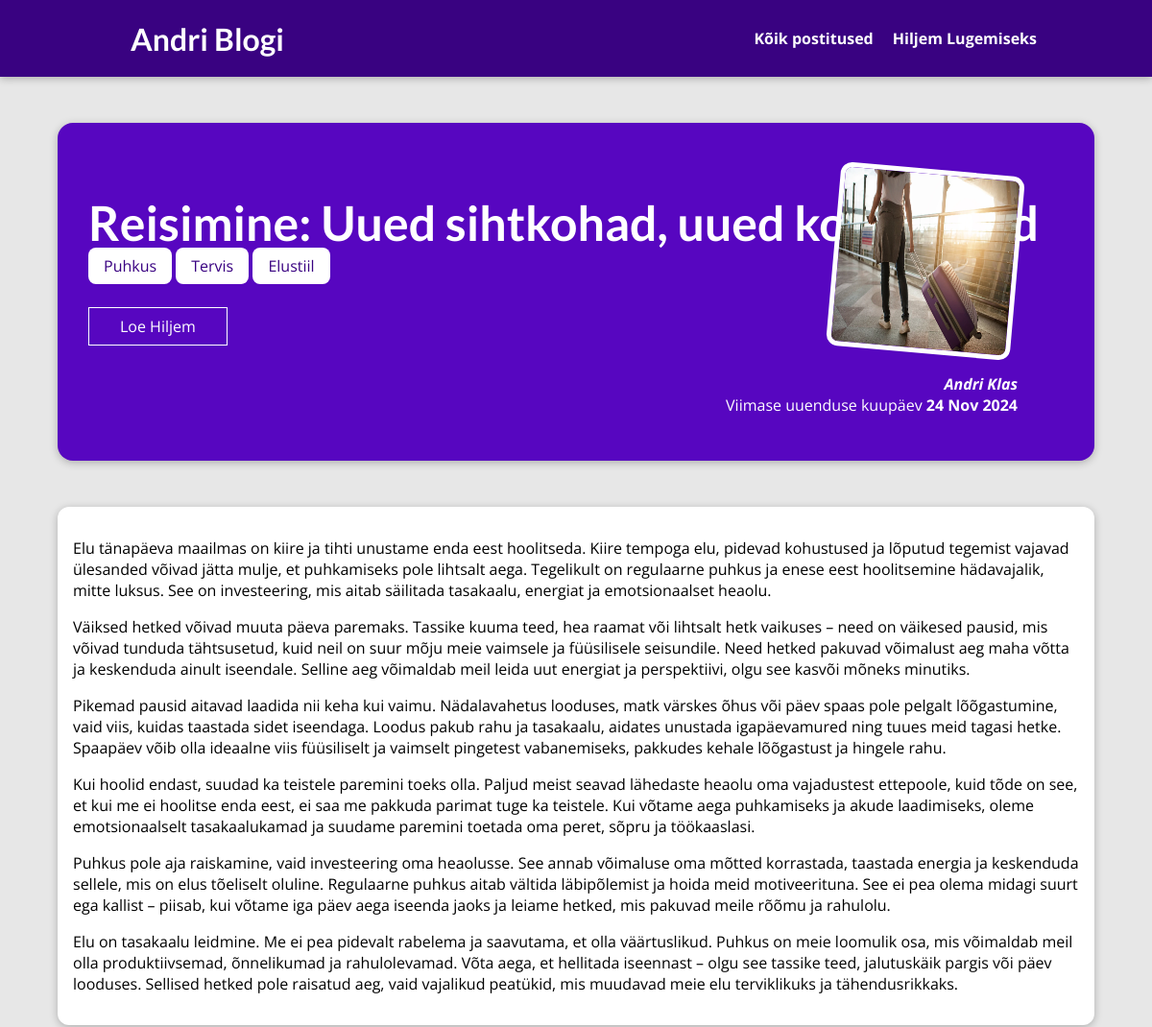
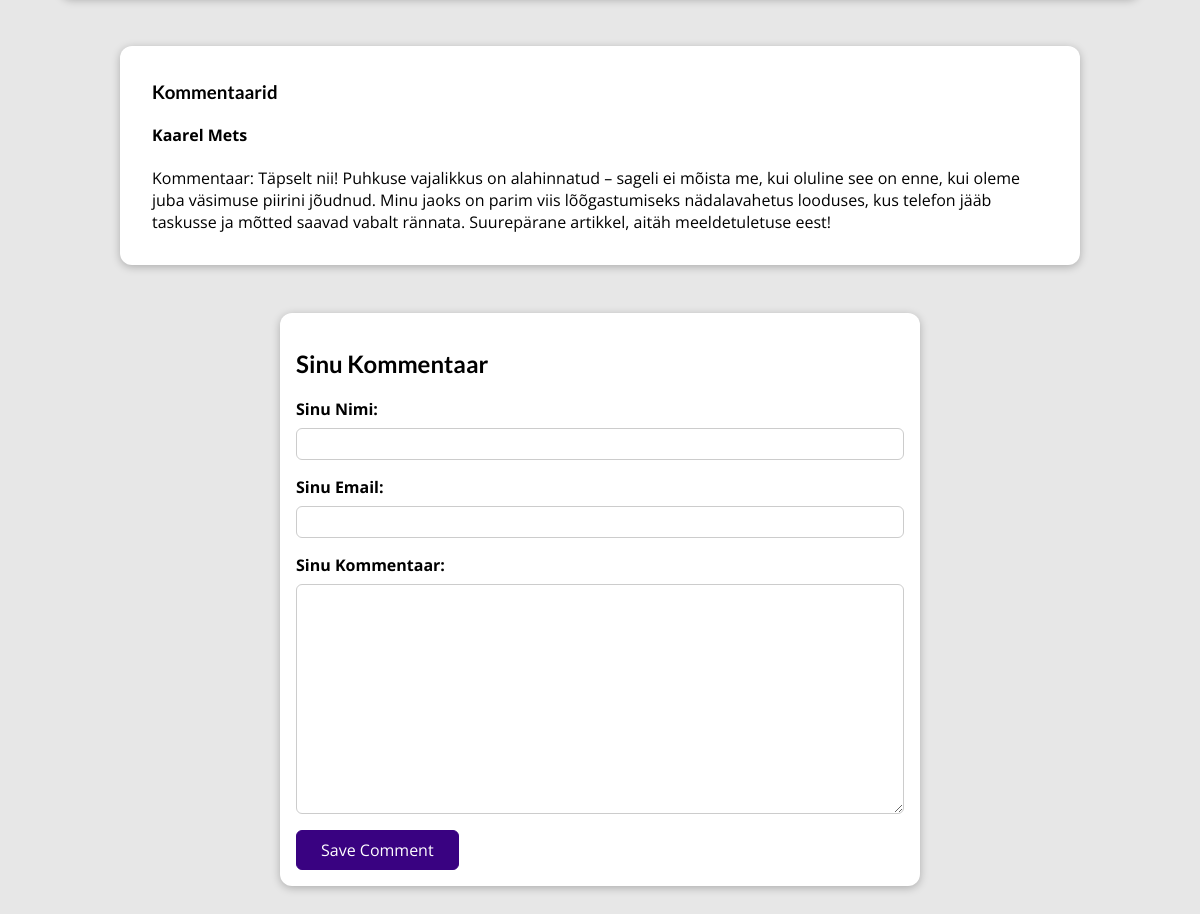
The app's page /posts/reisimine-uued-sihtkohad-uued-kogemused with its own data (2 pictures, top to bottom).
### blog/models.py (models this page shows, shortened)
class Post(models.Model):
    title = models.CharField(max_length=100)
    exerpt = models.CharField(max_length=200)
    image = models.ImageField(upload_to='posts/', null=True)
    Date = models.DateField(auto_now=True)
    slug = models.SlugField(unique=True, db_index=True)
    content = models.TextField(validators=[MinLengthValidator(10)])
    author = models.ForeignKey(Author, on_delete=models.SET_NULL, null=True, related_name='posts')
    tags = models.ManyToManyField(Tag, related_name='posts')

class Tag(models.Model):
    caption = models.CharField(max_length=50)

class Author(models.Model):
    first_name = models.CharField(max_length=100)
    last_name = models.CharField(max_length=100)
    email_address = models.EmailField()
    def full_name(self):
        return f"{self.first_name} {self.last_name}"
    def __str__(self):
        return self.full_name()

class Comment(models.Model):
    user_name = models.CharField(max_length=100)
    user_email = models.EmailField()
    text = models.TextField(max_length=400)
    post = models.ForeignKey(Post, on_delete=models.CASCADE, related_name='comments')

### blog/views.py (the view, shortened to what this page needs)
# urls.py: path("posts/<slug:slug>", views.Post_Detail.as_view(), name="post-detail-page"),
class Post_Detail(View):
    def is_stored_post(self, request, post_id):
        stored_posts = request.session.get("stored_posts")
        if stored_posts is not None:
            is_saved_for_later = post_id in stored_posts
        else:
            is_saved_for_later = False
        return is_saved_for_later
    def get(self, request, slug):
        post = Post.objects.get(slug=slug)
        context = {
            "post": post,
            "post_tags": post.tags.all(),
            "comment_form": CommentForm(),
            "comments": post.comments.all().order_by("-id"),
            "saved_for_later": self.is_stored_post(request, post.id),
        }
        return render(request, "blog/post-detail.html", context)

### blog/forms.py
class CommentForm(forms.ModelForm):
    class Meta:
        model = Comment
        exclude = ['post']
        labels = {
            "user_name": "Sinu Nimi",
            "user_email": "Sinu Email",
            "text": "Sinu Kommentaar",
        }

### blog/templates/blog/post-detail.html (shortened to what this page needs)
{%extends "base.html"%}
{%load static%}
{%block css_files%}
<link rel="stylesheet" href="{%static "blog/post-detail.css" %}" />
{%endblock%}
{%block content%}
<section id="summary">
  <h2>{{post.title}}</h2>
  <div>
    {%for tag in post_tags%}
    <span class="tag">{{tag.caption}}</span>
    {%endfor%}
  </div>
<form action="{%url "read-later"%}" method="POST">
  <div id="read-later">
    <button>
      {%if saved_for_later%}
      Eemalda "Hiljem Lugemiseks" Nimekirjast
      {%else%}
      Loe Hiljem
      {%endif%}
    </button>
  </div>
</form>
  <article>
    <img src="{{ post.image.url }}" alt="{{post.title}}" />
    <address><a href="mailto: {{post.author.email_address}}">{{post.author}}</a></address>
    <div>Viimase uuenduse kuupäev <time>{{ post.Date|date:"d M Y"}}</time></div>
  </article>
</section>
<main>
  {{post.content|linebreaks}}
</main>
<section id="comments" class="comments-section">
  <h3>Kommentaarid</h3>
  <ul>
    {% for comment in comments %}
    <li class="comment-item">
      <h4 class="comment-author">{{ comment.user_name }}</h4>
      <div class="comment-body">
        <p>{{ comment.text|linebreaks }}</p>
      </div>
    </li>
    {% endfor %}
  </ul>
</section>
<section id="comment-form">
  <h2>Sinu Kommentaar</h2>
  <form method="post" action="{% url 'post-detail-page' post.slug %}">
    {% for form_field in comment_form %}
    <div class="form-control{% if form_field.errors %} invalid{% endif %}">
      {{ form_field.label_tag }}
      {{ form_field }}
    </div>
    {% endfor %}
    <button>Save Comment</button>
  </form>
</section>
{% endblock %}

### static/app.css (style rules this page uses)
* { box-sizing: border-box; }
html { font-family: 'Open Sans', 'Lato', sans-serif; }
body { margin: 0; }
h1, h2, h3 { font-family: 'Lato', sans-serif; font-weight: bold; }

### blog/static/blog/post-detail.css (style rules this page uses)
body { background-color: #e7e7e7; }
#summary { margin: 8rem auto 3rem auto; padding: 2rem; width: 90%; max-width: 90rem; border-radius: 16px; background-color: #5706c0; position: relative; box-shadow: 0 2px 8px rgba(0, 0, 0, 0.25); height: 22rem; }
#summary h2 { color: white; font-size: 4.5rem; margin-bottom: 0.25rem; font-size: 50px; }
#summary article { position: absolute; top: 2rem; right: 3rem; padding: 1rem 2rem; border-radius: 12px; text-align: right; color: white; }
#summary article img { width: 12rem; height: 12rem; border-radius: 12px; transform: rotateZ(5deg); border: 5px solid white; margin-bottom: 1rem; }
#summary address { font-weight: bold; }
#summary a { color: white; text-decoration: none; }
#summary time { font-weight: bold; }
#read-later { margin: 2rem 0; }
#read-later button { background-color: transparent; border: 1px solid white; padding: 0.5rem 2rem; font: inherit; color: white; cursor: pointer; }
main { width: 90%; max-width: 90rem; margin: 3rem auto; background-color: white; padding: 1rem; border-radius: 12px; box-shadow: 0 2px 8px rgba(0, 0, 0, 0.25); }
.tag { background-color: white; color: #390281; padding: 0.5rem 1rem; border-radius: 8px; }
#comment-form { margin: 3rem auto; width: 90%; max-width: 40rem; border-radius: 12px; background-color: white; box-shadow: 0 2px 8px rgba(0, 0, 0, 0.25); padding: 1rem; }
#comment-form button { font: inherit; background-color: #390281; color: white; border: 1px solid #390281; padding: 0.5rem 1.5rem; border-radius: 6px; cursor: pointer; }
.form-control { margin-bottom: 1rem; }
.form-control label { font-weight: bold; margin-bottom: 0.5rem; display: block; }
.form-control input, .form-control textarea { display: block; width: 100%; font: inherit; padding: 0.25rem; border-radius: 6px; border: 1px solid #ccc; }
#comments { margin: 3rem auto; width: 90%; max-width: 60rem; border-radius: 12px; background-color: white; box-shadow: 0 2px 8px rgba(0, 0, 0, 0.25); padding: 1rem 2rem; }
#comments ul { list-style: none; margin: 0; padding: 0; }
#comments li { margin-bottom: 1rem; border-bottom: 2px solid #ccc; }
#comments li:last-of-type { border-bottom: none; }

### records on screen
Post: title "Reisimine: Uued sihtkohad, uued kogemused", image (picture), author "Andri Klas", Date "24 Nov 2024", content "Elu tänapäeva maailmas on kiire ja tihti unustame enda eest hoolitseda. Kiire tempoga elu, pidevad kohustused ja lõputud tegemist vajavad ülesanded võivad jätta mulje, et puhkamiseks pole lihtsalt aega. Tegelikult on regulaarne puhkus ja enese eest hoolitsemine hädavajalik, mitte luksus. See on investeering, mis aitab säilitada tasakaalu, energiat ja emotsionaalset heaolu. Väiksed hetked võivad muuta päeva paremaks. Tassike kuuma teed, hea raamat või lihtsalt hetk vaikuses – need on väikesed pausid, mis võivad tunduda tähtsusetud, kuid neil on suur mõju meie vaimsele ja füüsilisele seisundile. Need hetked pakuvad võimalust aeg maha võtta ja keskenduda ainult iseendale. Selline aeg võimaldab…"
Tag: caption "Puhkus"
Tag: caption "Tervis"
Tag: caption "Elustiil"
Comment: user_name "Kaarel Mets", text "Kommentaar: Täpselt nii! Puhkuse vajalikkus on alahinnatud – sageli ei mõista me, kui oluline see on enne, kui oleme juba väsimuse piirini jõudnud. Minu jaoks on parim viis lõõgastumiseks nädalavahetus looduses, kus telefon jääb taskusse ja mõtted saavad vabalt rännata. Suurepärane artikkel, aitäh meeldetuletuse eest!"
